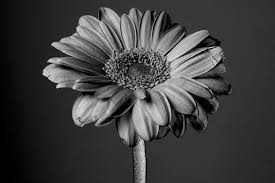
%> input picture Image-Segmentation-Using-Genetic-Algorithm-master/images/download.jpg, 275 x 183 px
$ octave testhis.m   (GNU Octave 9; MATLAB toolbox functions it lacks are replaced by stand-ins)
%> lines starting %> are read from the running program, lines starting %| are printed output that depends on the picture
%testbihi
% [filename,pathname] = uigetfile({'flower.jpg';'C:\BTP2.pgm'},'Choose the image');
% function img = testBi(GlobalAverage)
% GlobalAverage=122;
I = imread("images/download.jpg");
%> I is the input picture: size 183x275x3 uint8; min 0, max 244, mean 62.7

 HM = round(mean2(I));
%> HM = 63
% HM = GlobalAverage;
ILE = find(I>=HM);
%> ILE = 40584 values from 7758 to 143018
IHE = find(I<HM);
%> IHE = 110391 values from 1 to 150975

IL = I;
IL(ILE)=0;
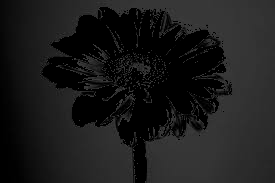
%> IL: size 183x275x3 uint8; min 0, max 62, mean 27.1
IH = I;
IH(IHE)=0;
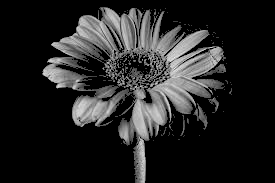
%> IH: size 183x275x3 uint8; min 0, max 244, mean 35.7

[~, lowMap] = histeq(IL,HM);
%> lowMap = 256 values from 0.274 to 1
[~, highMap] = histeq(IH,256-HM);
%> highMap = 256 values from 0.729 to 1
lookupTable = uint8([HM*lowMap(1:HM), 256*highMap(HM+1:end)]);
%> lookupTable = 256 values from 17 to 255
HEI = intlut(I, lookupTable);
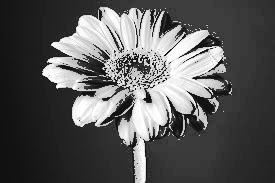
%> HEI: size 183x275x3 uint8; min 17, max 255, mean 89.1

% MI= mean2(I);
MI= mean2(I);
%> MI = 62.74
MEI = mean2(HEI);
%> MEI = 89.07
SI= std2(I);
%> SI = 41.29
SIE=std2(HEI);
%> SIE = 69.57

figure('NumberTitle', 'off', 'Name','Original Image')
subplot(1,2,1)
imshow(I)
title('Original Image','fontsize',22)
subplot(1,2,2)
imhist(I)
text(150,4000,{'Mean =', num2str(MI),'Standard Diviation =',num2str(SI)},'Color','black','FontSize',13)
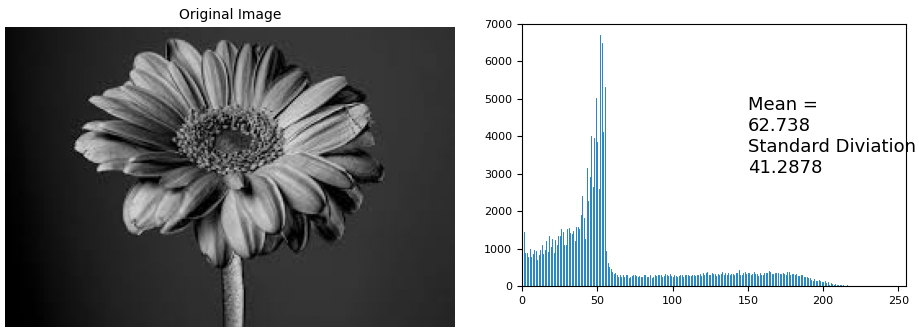
%> figure redrawn from the program's plot data, 2 panels
figure('NumberTitle', 'off', 'Name','Bi Histogrtam Equalization Image')
% subplot(1,2,1)
imshow(HEI)
title('Bi Histogram Equilization','fontsize',22)
% subplot(1,2,2)
% imhist(HEI)
% text(130,5000,{'Mean =', num2str(MEI),'Standard Diviation =',num2str(SIE)},'Color','black','FontSize',13)
 img= HEI;
%  Evaluate(I,img);

$ run again, with Image-Segmentation-Using-Genetic-Algorithm-master/images/Copy_of_fl1.jpg copied over Image-Segmentation-Using-Genetic-Algorithm-master/images/download.jpg
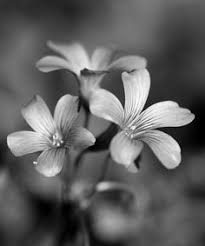
%> input picture Image-Segmentation-Using-Genetic-Algorithm-master/images/Copy_of_fl1.jpg, 205 x 246 px
%> I is the input picture: size 246x205x3 uint8; min 0, max 255, mean 96.2
%> HM = 96
%> ILE = 63915 values from 60 to 151047
%> IHE = 87375 values from 1 to 151290
%> `IH(IHE)=0;`:
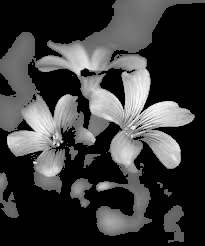
%> IH: size 246x205x3 uint8; min 0, max 255, mean 60.9
%> lowMap = 256 values from 0.421 to 1
%> highMap = 256 values from 0.572 to 1
%> lookupTable = 256 values from 40 to 255
%> MI = 96.2
%> MEI = 125
%> SI = 41.48
%> SIE = 54.11
%> `text(150,4000,{'Mean =', num2str(MI),'Standard Diviation =',num2str(SI..`:
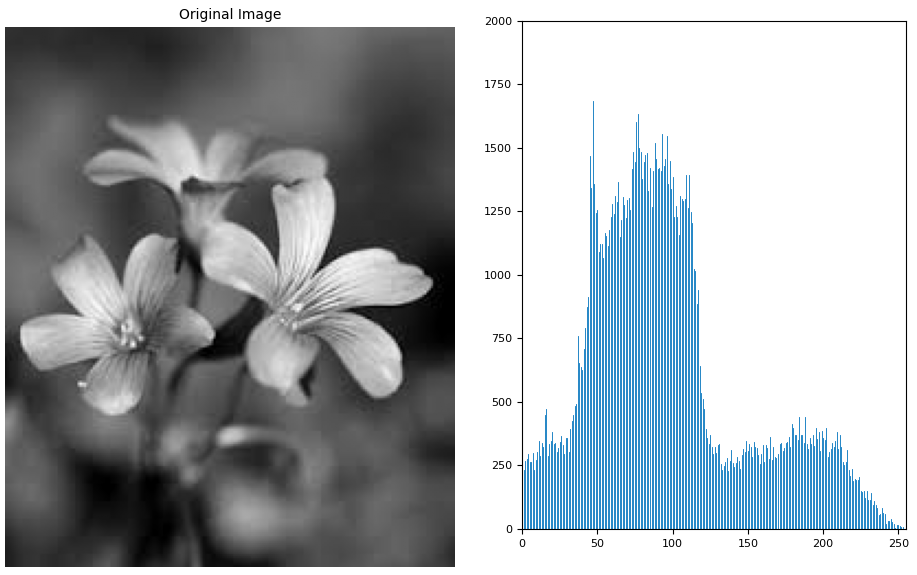
%> figure redrawn from the program's plot data, 2 panels

$ run again, with Image-Segmentation-Using-Genetic-Algorithm-master/images/fl.jpg copied over Image-Segmentation-Using-Genetic-Algorithm-master/images/download.jpg
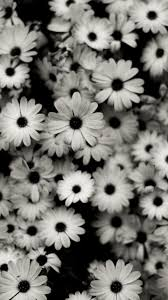
%> input picture Image-Segmentation-Using-Genetic-Algorithm-master/images/fl.jpg, 168 x 300 px
%> I is the input picture: size 300x168x3 uint8; mean R, G, B 117.5, 116.9, 111.7
%> HM = 115
%> ILE = 86055 values from 1 to 151190
%> IHE = 65145 values from 11 to 151200
%> lowMap = 256 values from 0.64 to 1
%> highMap = 256 values from 0.429 to 1
%> lookupTable = 256 values, max 255 at index 233, min 74 at index 1, mean 152.5
%> `HEI = intlut(I, lookupTable);`:
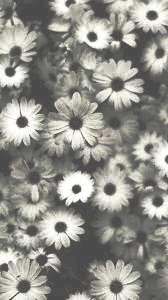
%> HEI: size 300x168x3 uint8; mean R, G, B 145.9, 145.3, 139.7
%> MI = 115.4
%> MEI = 143.6
%> SI = 47.4
%> SIE = 43
%> `text(150,4000,{'Mean =', num2str(MI),'Standard Diviation =',num2str(SI..`:
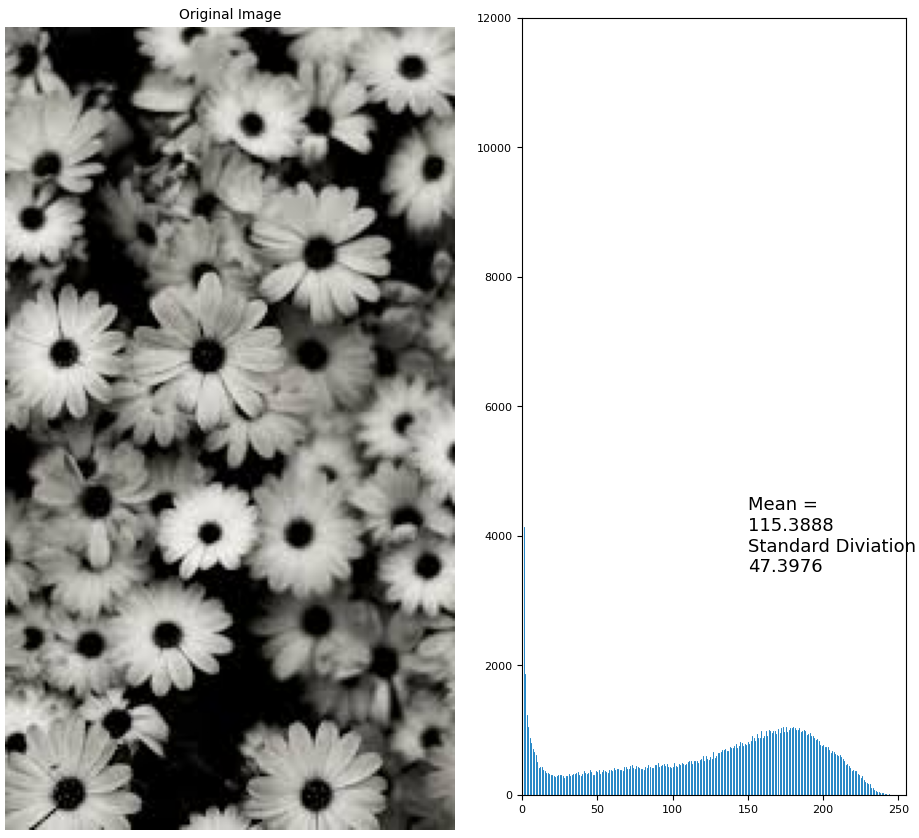
%> figure redrawn from the program's plot data, 2 panels
